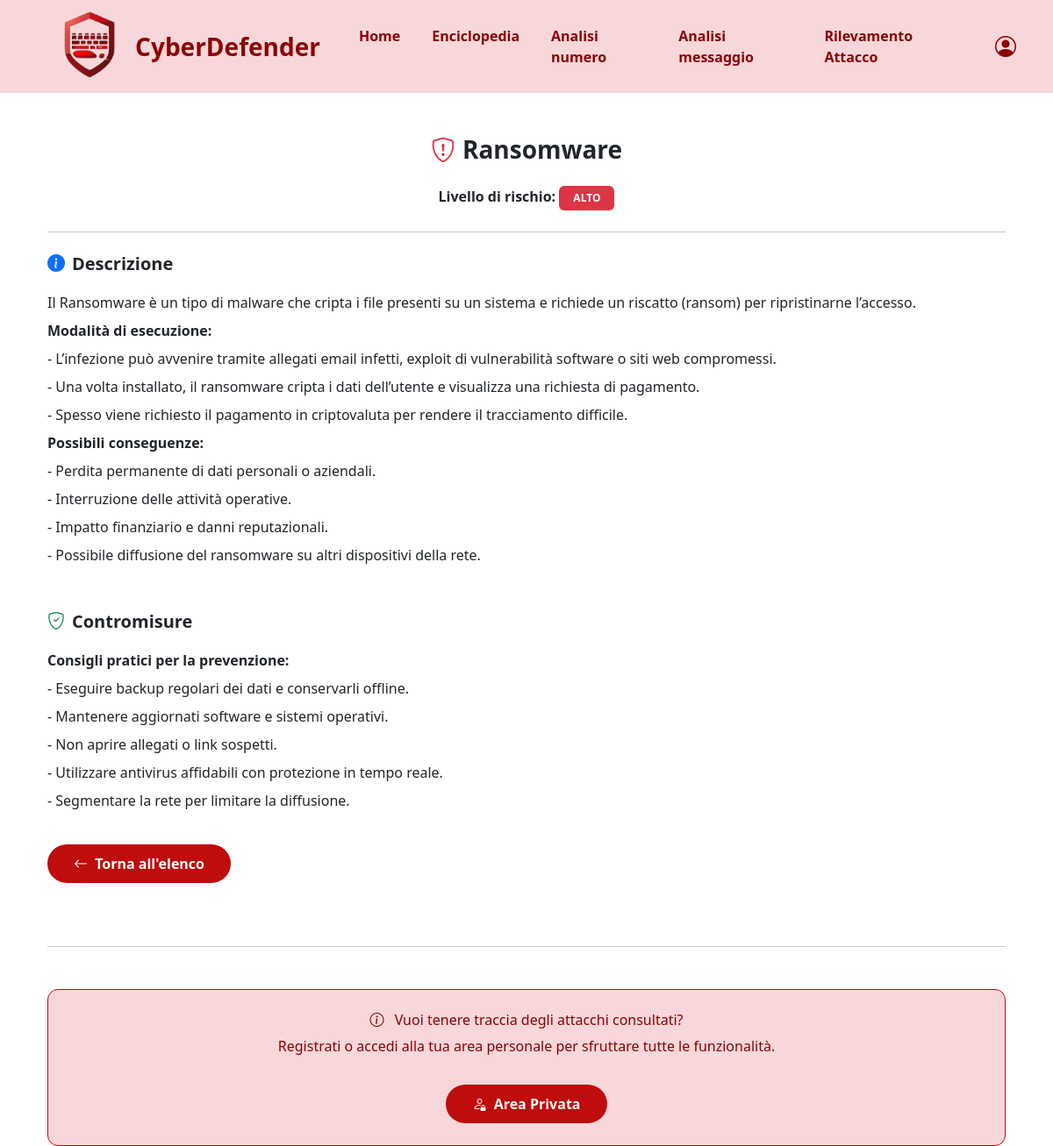
Screenshot of /enciclopedia_attacchi/8/ with the database file from the repository.
### enciclopedia/models.py (models this page shows)
class Attacco(models.Model):
    id = models.AutoField(primary_key=True)
    nome_attacco = models.CharField(max_length=255)
    descrizione = models.TextField()
    livello_rischio = models.CharField(
        max_length=100,
        choices=[
            ('basso', 'Basso'),
            ('medio', 'Medio'),
            ('alto', 'Alto')
        ],
        default='basso',
        null=False,
        blank=False
    )
    contromisure = models.TextField()
    enciclopediaattacchi = models.ForeignKey(EnciclopediaAttacchi, on_delete=models.CASCADE)

### enciclopedia/views.py (the view)
# urls.py: path('enciclopedia_attacchi/<int:attacco_id>/', enciclopedia_attacchi, name='enciclopedia_attacchi'),
def enciclopedia_attacchi(request, attacco_id):
    attacco = get_object_or_404(Attacco, id=attacco_id)
    def formatta_testo(testo):
        testo = testo.replace('\\n', '\n').replace('\\', '')
        from django.utils.html import escape, mark_safe
        testo = escape(testo)
        titoli = [
            "Modalità di esecuzione:",
            "Possibili conseguenze:",
            "Consigli pratici per la prevenzione:"
        ]
        for titolo in titoli:
            testo = testo.replace(titolo, f"<strong>{titolo}</strong>")
        return mark_safe(testo)
    attacco.descrizione = formatta_testo(attacco.descrizione)
    attacco.contromisure = formatta_testo(attacco.contromisure)
    utente_id = request.session.get('utente_id')
    if utente_id:
        try:
            utente = Utente.objects.get(id=utente_id)
            ConsultazioneAttacco.objects.create(
                attacco=attacco,
                utente=utente,
                ora_consultazione=timezone.now().time()
            )
            print("Consultazione salvata per utente:", utente.email)
        except Utente.DoesNotExist:
            print("Utente non trovato in sessione")
        except Exception as e:
            print("Errore salvataggio consultazione:", e)
    else:
        print("Nessun utente loggato in sessione")
    return render(request, 'enciclopedia_attacchi.html', {'attacco': attacco})

### templates/enciclopedia_attacchi.html (shortened to what this page needs)
{% extends "base.html" %}
{% load static %}
{% block content %}
<div class="container mt-5">
    <h1 class="mb-4 text-center fw-bold fs-3">
        <i class="bi bi-shield-exclamation text-danger me-2"></i>{{ attacco.nome_attacco }}
    </h1>
    <p class="text-center fs-6">
        <strong>Livello di rischio:</strong>
        {% if attacco.livello_rischio == "alto" %}
            <span class="badge bg-danger text-uppercase px-3 py-2 fs-7">{{ attacco.livello_rischio }}</span>
        {% elif attacco.livello_rischio == "medio" %}
            <span class="badge bg-warning text-dark text-uppercase px-3 py-2 fs-7">{{ attacco.livello_rischio }}</span>
        {% else %}
            <span class="badge bg-success text-uppercase px-3 py-2 fs-7">{{ attacco.livello_rischio }}</span>
        {% endif %}
    </p>
    <hr class="my-4">
    <section>
        <h3 class="mb-3 fs-5 fw-semibold">
            <i class="bi bi-info-circle-fill text-primary me-2"></i>Descrizione
        </h3>
        <p class="fs-6 lh-lg mb-4">{{ attacco.descrizione|linebreaksbr }}</p>
    </section>
    <section class="mt-5 mb-3">
        <h3 class="mb-3 fs-5 fw-semibold">
            <i class="bi bi-shield-check text-success me-2"></i>Contromisure
        </h3>
        <p class="fs-6 lh-lg mb-4">{{ attacco.contromisure|linebreaksbr }}</p>
    </section>
    <a href="{% url 'enciclopedia_indice' %}" class="btn btn-custom fs-6 mb-4">
        <i class="bi bi-arrow-left me-1"></i> Torna all'elenco
    </a>
    <hr class="my-5">
    <div class="alert mb-0 text-center fs-6" style="background-color: #f8d7da; color: #8b0000; border: 1px solid #bf0c0c; border-radius: 12px; padding: 25px;">
        <h5 class="mb-2 fs-6">
            <i class="bi bi-info-circle me-2"></i> Vuoi tenere traccia degli attacchi consultati?
        </h5>
        <p class="mb-3">Registrati o accedi alla tua area personale per sfruttare tutte le funzionalità.</p>
        <a href="/login" class="btn btn-custom fs-6 mt-3 d-inline-block mx-auto">
            <i class="bi bi-person-lock me-1"></i> Area Privata
        </a>
    </div>
</div>
{% endblock %}

### website/static/css/styles.css (style rules this page uses)
.btn-custom { background-color: #bf0c0c; color: white; border-radius: 30px; padding: 10px 30px; transition: background-color 0.3s ease; font-size: 18px; text-decoration: none; border: none; cursor: pointer; font-weight: 600; margin-top: 10px; }

### rows the page displays
Attacco: nome_attacco "Ransomware", livello_rischio "ALTO", descrizione "Il Ransomware è un tipo di malware che cripta i file presenti su un sistema e richiede un riscatto (ransom) per ripristinarne l’accesso. Modalità di esecuzione: - L’infezione può avvenire tramite allegati email infetti, exploit di vulnerabilità software o siti web compromessi. - Una volta installato, il ransomware cripta i dati dell’utente e visualizza una richiesta di pagamento. - Spesso viene richiesto il pagamento in criptovaluta per rendere il tracciamento difficile. Possibili conseguenze: - Perdita permanente di dati personali o aziendali. - Interruzione delle attività operative. - Impatto finanziario e danni reputazionali. - Possibile diffusione del ransomware su altri dispositivi…", contromisure "Consigli pratici per la prevenzione: - Eseguire backup regolari dei dati e conservarli offline. - Mantenere aggiornati software e sistemi operativi. - Non aprire allegati o link sospetti. - Utilizzare antivirus affidabili con protezione in tempo reale. - Segmentare la rete per limitare la diffusione."
